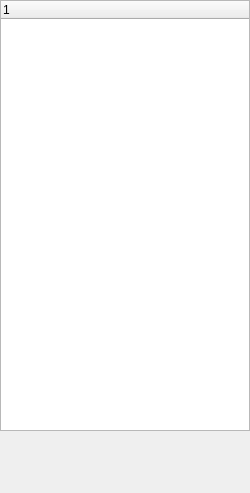
<?xml version="1.0" encoding="UTF-8"?>
<ui version="4.0">
 <class>MyLeftBar</class>
 <widget class="QWidget" name="MyLeftBar">
  <property name="geometry">
   <rect>
    <x>0</x>
    <y>0</y>
    <width>250</width>
    <height>493</height>
   </rect>
  </property>
  <property name="windowTitle">
   <string>Form</string>
  </property>
  <widget class="QTreeWidget" name="treeWidget">
   <property name="enabled">
    <bool>true</bool>
   </property>
   <property name="geometry">
    <rect>
     <x>0</x>
     <y>0</y>
     <width>250</width>
     <height>431</height>
    </rect>
   </property>
   <column>
    <property name="text">
     <string notr="true">1</string>
    </property>
   </column>
  </widget>
 </widget>
 <resources/>
 <connections/>
</ui>
